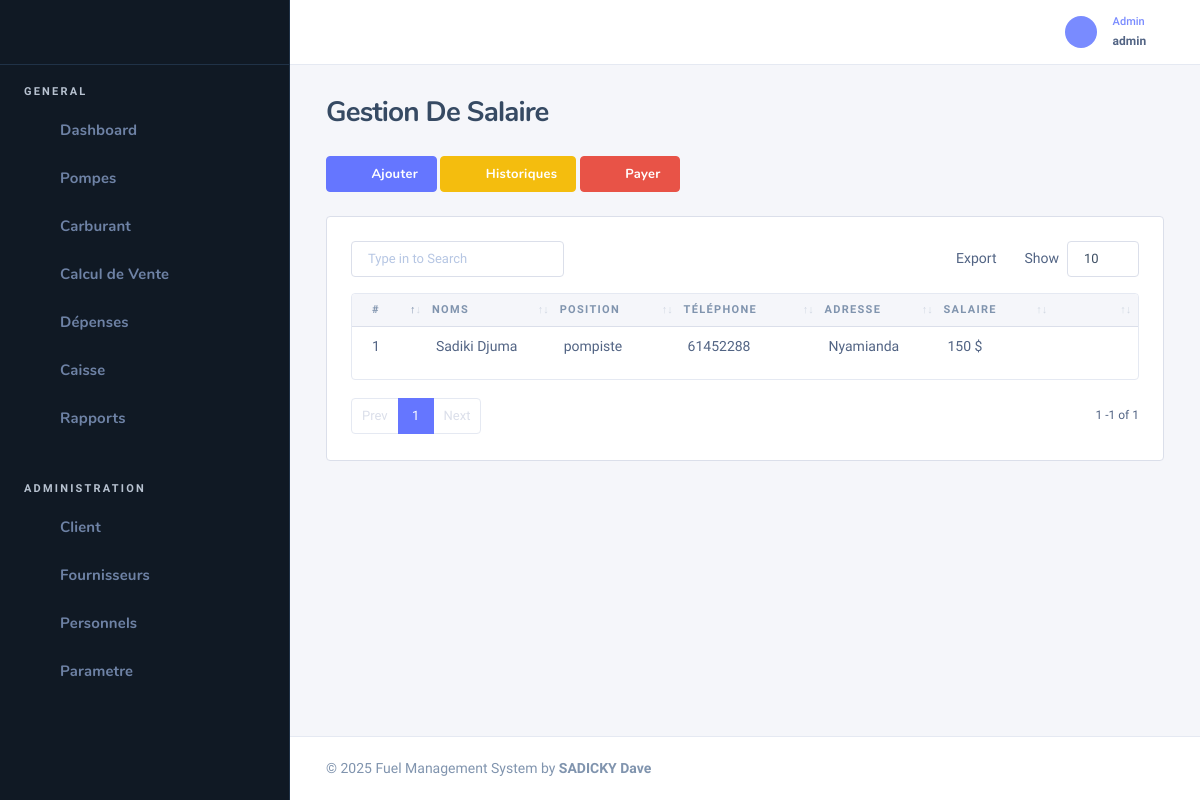
The page /salaire (signed in) on the database its author committed.
### tables this page shows
CREATE TABLE `tbl_salaire` (
  `salaire_id` int(11) NOT NULL,
  `salaire` int(11) DEFAULT NULL,
  `devise_id` int(11) NOT NULL,
  `staff_id` int(11) DEFAULT NULL
);

CREATE TABLE `tbl_staff` (
  `staff_id` int(11) NOT NULL,
  `noms` varchar(100) NOT NULL,
  `tel` varchar(100) DEFAULT NULL,
  `adress` varchar(150) DEFAULT NULL,
  `role` varchar(150) DEFAULT NULL,
  `statut` enum('0','1') NOT NULL
);

CREATE TABLE `tbl_devise` (
  `devise_id` int(11) NOT NULL,
  `devise` varchar(200) DEFAULT NULL,
  `short` varchar(200) NOT NULL,
  `taux` varchar(200) NOT NULL,
  `statut` enum('0','1') NOT NULL
);

### Models/Admin/tiers.class.php (called while the page is built, shortened)
<?php
class Tiers
{
    public function getDevises()
    {
        $db = getConnection();
        $statement = $db->prepare("SELECT * FROM tbl_devise order by devise ASC");
        $statement->execute();
        $tbP = array();
        while ($data =  $statement->fetchObject()) {
            $tbP[] = $data;
        }
        return $tbP;
    }
}

### Models/Admin/user.class.php (called while the page is built, shortened)
<?php
Class User
{
    public function getStaffSalaire()
    {
        $db = getConnection();
        $add = $db->prepare("SELECT * FROM tbl_staff, tbl_salaire, tbl_devise
        WHERE tbl_staff.staff_id = tbl_salaire.staff_id
        and tbl_devise.devise_id = tbl_salaire.devise_id
        and tbl_staff.statut='1'");
        $add->execute();
        $tbP = array();
        while($data =  $add->fetchObject()){
            $tbP[] = $data;
        }
         return $tbP;
    }
}
?>

### Vues/Admin/salaire.php (the view, shortened to what this page needs)
<div class="nk-content-body">
    <div class="nk-block-head-content">
        <a href="#" class="btn btn-primary" data-bs-toggle="modal" data-bs-target="#add-salaire"><em class="icon ni ni-plus"></em><span>Ajouter</span></a>
        <a href="<?=WEBROOT?>rsalaires" class="btn btn-warning" ><em class="icon ni ni-sign-usdc"></em><span>Historiques</span></a>
        <a href="#" class="btn btn-danger" data-bs-toggle="modal" data-bs-target="#payer"><em class="icon ni ni-sign-usd"></em><span>Payer</span></a>
    </div>
</div>
<div class="nk-block nk-block-lg">
    <div class="card card-bordered card-preview">
        <div class="card-inner">
            <table class="datatable-init-export nowrap table" data-export-title="Export">
                <thead>
                    <tr class="tb-tnx-head">
                        <th>#</th>
                        <th>Noms</th>
                        <th>Position</th>
                        <th>Téléphone</th>
                        <th>Adresse</th>
                        <th>Salaire</th>
                        <th></th>
                    </tr>
                </thead>
                <tbody>
                    <?php $cnt = 1;
                    foreach ($data as $user) : ?>
                        <tr>
                            <td><?= $cnt ?></td>
                            <td><?= $user->noms ?></td>
                            <td><?= $user->role ?></td>
                            <td><?= $user->tel ?></td>
                            <td><?= $user->adress ?></td>
                            <td><?= $user->salaire ?> <?= $user->short ?></td>
                            <td>
                                <ul class="nk-tb-actions gx-1">
                                    <li>
                                        <div class="drodown">
                                            <a href="#" class="dropdown-toggle btn btn-icon btn-trigger" data-bs-toggle="dropdown"><em class="icon ni ni-more-h"></em></a>
                                        </div>
                                    </li>
                                </ul>
                            </td>
                        </tr>
                    <?php $cnt++;
                    endforeach ?>
                </tbody>
            </table>
        </div>
    </div>
</div>

### rows shown on the page
tbl_salaire: staff.noms "Sadiki Djuma", staff.role "pompiste", staff.tel "61452288", staff.adress "Nyamianda", salaire "150", devise.short "$"

### other values the page prints
$_SESSION['username'] "admin"
$title "Gestion De Salaire"
